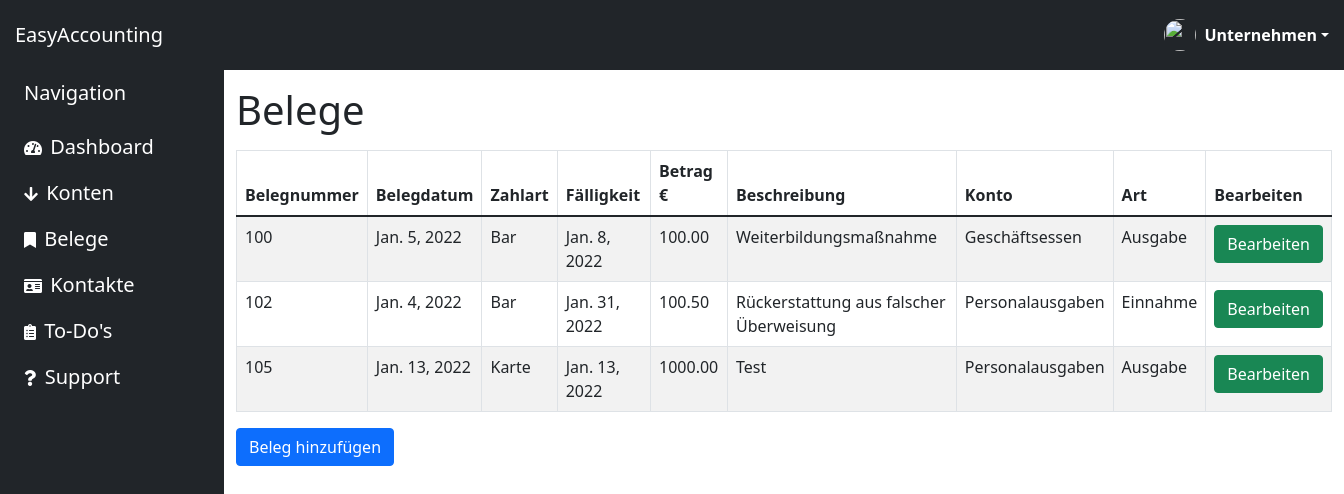
/receipts/ (signed in), run on an earlier commit of the app's database.
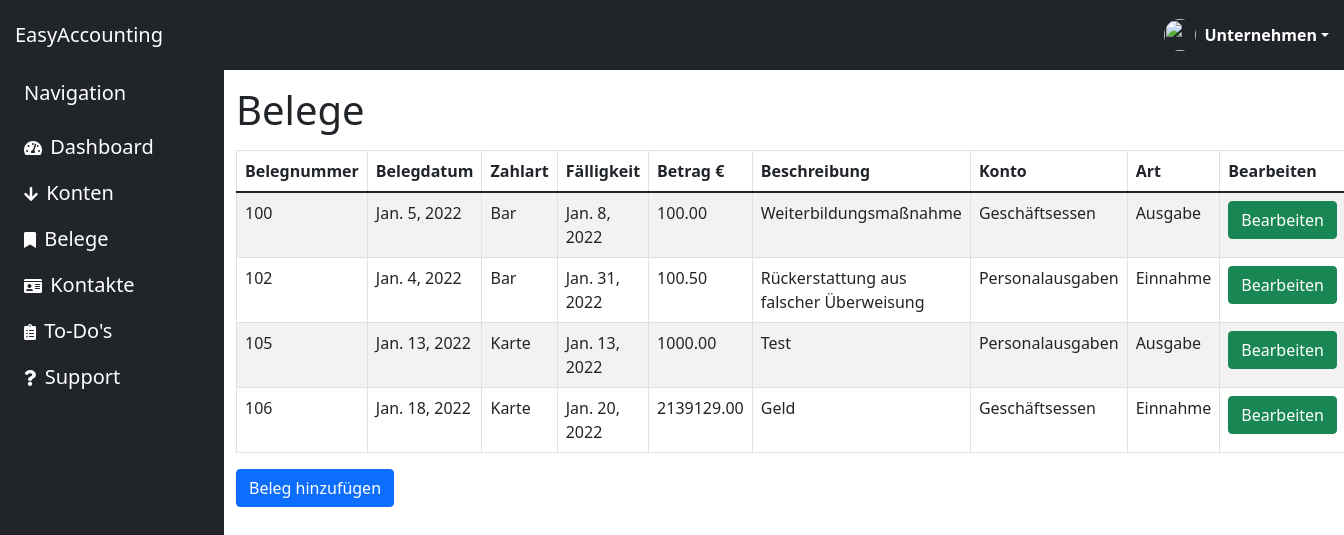
And on a later commit of the database.
### home/models.py (models this page shows)
class receipt(models.Model):
    belegnummer = models.IntegerField()
    belegdatum = models.DateField(default=datetime.date.today) #Belegdatum automatisch vorbelegen
    zahlart_choices = [('Bar','Bar'), #verschiedene Zahlarten, beliebig erweiterbar
                ('Karte','Karte'),]
    zahlart = models.CharField(max_length=10,choices=zahlart_choices,default="Karte")
    faelligkeit = models.DateField(default=datetime.date.today)
    betrag = models.DecimalField(max_digits=10,decimal_places=2)
    beschreibung = models.CharField(max_length=150)
    konto_name = models.ForeignKey('konto',on_delete=models.CASCADE,to_field='name')#Fremdbeziehung zu Konto
    art_choices = [('Einnahme','Einnahme'),
                ('Ausgabe','Ausgabe'),
                ]
    art = models.CharField(max_length=20,choices=art_choices,default="Einnahme")#Einnahme oder Ausgabe,

class konto(models.Model):
    name = models.CharField(max_length=30,primary_key=True)#als Primary Key gesetzt, wird in in Beleg zu Zuordnung verwendet
    bank = models.CharField(max_length=40)
    iban = models.CharField(max_length=22) #IBAN in Deutschland = 22 Stellen
    bic = models.CharField(max_length=10)
    kontostand = models.DecimalField(max_digits=10,decimal_places=2) # 10-stellige Zahl, für Kleinunternehmer ausreichend

### home/views.py (the view, shortened to what this page needs)
# urls.py: path('receipts/', views.receipts, name='receipts'),
@login_required()
def receipts(request):
    all_kontos = konto.objects.all()
    all_kontos_dict = {
        'konto': all_kontos
    }
    all_receipts = receipt.objects.all()
    all_receipts_dict = {
        'receipt': all_receipts
    }
    context = {"title": "Belege","all_receipts_dict": all_receipts,"all_kontos_dict":all_kontos}
    return render(request, 'home/receipts.html',context)

### home/templates/home/receipts.html (shortened to what this page needs)
{% extends "home/base.html"%}
{%load static%}
{% block hauptinhalt %}
    <div class="col py-3">
        <h1>Belege</h1>
    <div class="table-responsive">
        <table class="table table-bordered table-hover table-striped">
            <thead>
                <tr>
                    <th>Belegnummer</th>
                    <th>Belegdatum</th>
                    <th>Zahlart</th>
                    <th>Fälligkeit</th>
                    <th>Betrag €</th>
                    <th>Beschreibung</th>
                    <th>Konto</th>
                    <th>Art</th>
                    <th>Bearbeiten</th>
                </tr>
            </thead>
            <tbody>
                {% if all_receipts_dict %}
                {% for receipt in all_receipts_dict %}
                <tr>
                    <td>{{receipt.belegnummer}}</td>
                    <td>{{receipt.belegdatum}}</td>
                    <td>{{receipt.zahlart}}</td>
                    <td>{{receipt.faelligkeit}}</td>
                    <td>{{receipt.betrag}}</td>
                    <td>{{receipt.beschreibung}}</td>
                    <td>{{receipt.konto_name.name}}</td>
                    <td>{{receipt.art}}</td>
                    <td><button name="edit" type="submit" class="btn btn-success editbtn" data-toogle="editmodal" data-target="editmodal">Bearbeiten</button></td>
                </tr>
                {% endfor %}
            </tbody>
            {% endif %}
        </table>
    </div>
    <a href="{% url 'edit:editReceipts'%}" class="btn btn-primary">Beleg hinzufügen</a>
</div>
{% endblock hauptinhalt %}

### home/templates/home/base.html (shortened to what this page needs)
{%load static%}
<!DOCTYPE html>
<html lang="de">
<head>
    <link rel="stylesheet" href="https://use.fontawesome.com/releases/v5.7.0/css/all.css"
>
    <link href="https://cdn.jsdelivr.net/npm/bootstrap@5.1.3/dist/css/bootstrap.min.css" rel="stylesheet"
>
    <link rel="stylesheet" href="https://cdn.jsdelivr.net/npm/bootstrap-icons@1.5.0/font/bootstrap-icons.css">
</head>
{%include "home/navbar.html"%}
{% block hauptinhalt %}
{% endblock hauptinhalt %}
</body>
</html>

### home/templates/home/navbar.html (shortened to what this page needs)
{%load static%}
{% block hauptinhalt %}
<nav class="navbar navbar-expand-md navbar-dark bg-dark">
    <a class="navbar-brand" href="{% url 'home:dashboard'%}">EasyAccounting</a>
    <ul class="navbar-nav ml-auto">
        <div class="dropdown"> <a href="#"
                class="d-flex align-items-center text-white text-decoration-none dropdown-toggle" id="dropdownUser1"
                data-bs-toggle="dropdown" aria-expanded="false"> <img
                    src="https://avatars.githubusercontent.com/u/3?v=3" alt="" width="32" height="32"
                    class="rounded-circle me-2"> <strong> Unternehmen </strong> </a>
        </div>
    </ul>
</nav>
<div class="container-fluid">
    <div class="row flex-nowrap">
        <div class="col-auto col-md-3 col-xl-2 px-sm-2 px-0 bg-dark">
            <div class="d-flex flex-column align-items-center align-items-sm-start px-3 pt-2 text-white min-vh-100">
                <a class="d-flex align-items-center pb-3 mb-md-0 me-md-auto text-white text-decoration-none">
                    <span class="fs-5 d-none d-sm-inline">Navigation</span>
                </a>
                <ul class="nav nav-pills flex-column mb-sm-auto mb-0 align-items-center align-items-sm-start" id="menu">
                    <li class="nav-item">
                        <a href="{% url 'home:dashboard'%}" class="nav-link align-middle px-0 text-white">
                            <i class="fa fa-tachometer-alt"></i> <span class="ms-1 d-none d-sm-inline">Dashboard</span>
                        </a>
                    </li>
                    <li>
                        <a href="{% url 'home:accounts'%}" class="nav-link px-0 align-middle text-white">
                            <i class="fa fa-arrow-down"></i> <span class="ms-1 d-none d-sm-inline">Konten</span> </a>
                    </li>
                    <li>
                        <a href="{% url 'home:receipts'%}" class="nav-link px-0 align-middle text-white">
                            <i class="fa fa-bookmark"></i> <span class="ms-1 d-none d-sm-inline">Belege</span></a>
                    </li>
                    <li>
                        <a href="{% url 'home:contacts'%}" class="nav-link px-0 align-middle text-white">
                            <i class="fa fa-id-card"></i> <span class="ms-1 d-none d-sm-inline">Kontakte</span></a>
                    </li>
                    <li>
                        <a href="{% url 'home:todos'%}" class="nav-link px-0 align-middle text-white">
                            <i class="fa fa-clipboard-list"></i> <span
                                class="ms-1 d-none d-sm-inline">To-Do's</span></a>
                    </li>
                    <li>
                        <li>
                            <a href="mailto:'easy.accmanager@gmail.com'" class="nav-link px-0 align-middle text-white">
                                <i class="fa fa-question"></i> <span class="ms-1 d-none d-sm-inline">Support</span></a>
                        </li>
                    </li>
                </ul>
            </div>
        </div>
        {% endblock hauptinhalt %}

### home/templates/home/base.html (style rules this page uses)
.navbar-nav { margin-left: auto; }
.navbar { padding: 15px; }
.nav-link .fa { transition: all 1s; color: white; }
span { font-size: 20px; }
.btn:not(:disabled):not(.disabled) { cursor: pointer }
.btn { position: relative; transition: color 0.15s, background-color 0.15s, border-color 0.15s, box-shadow 0.15s }
.btn { position: relative; transition: color 0.15s, background-color 0.15s, border-color 0.15s, box-shadow 0.15s; outline: none !important }

What changed in the data, as far as the page shows it:
added receipt: belegnummer "106", belegdatum "Jan. 18, 2022", zahlart "Karte", faelligkeit "Jan. 20, 2022", betrag "2139129.00", beschreibung "Geld", konto_name.name "Geschäftsessen", art "Einnahme"
